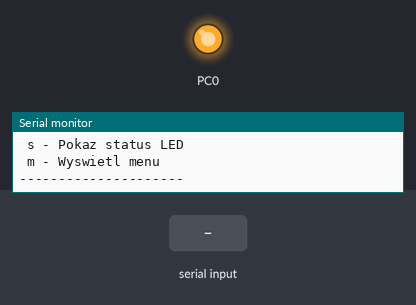
The program below on a simulated ATmega32, built with avr-gcc and emulated at 8 MHz. Shown: output pins drawn as LEDs (lit = HIGH), the last lines printed to the serial monitor. The test bench sets the inputs (shaded band).

Above: at 1.2 s.
1.3 s: "1" received over Serial
At 1.8 s:
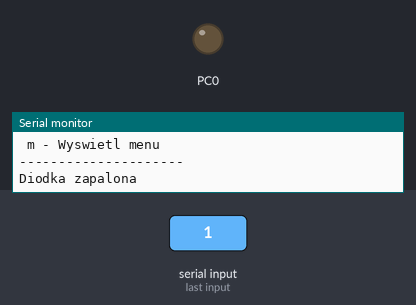
2.8 s: "0" received over Serial
At 4.1 s:
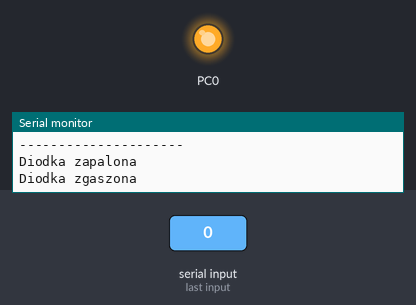
Timing chart, 0 to 5.8 s (numbered marks = the images above; inputs shaded):
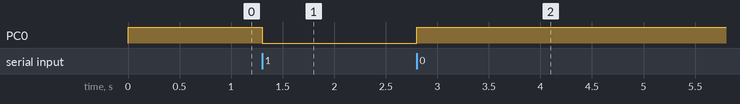

The program:

main.c
```c
/*
 * main.c
 *
 *  Created on: 28 sie 2026
 *      Author: cichy
 */
//Przyklad
#ifndef F_CPU
#define F_CPU 8000000UL
#endif

#include <avr/io.h>
#include <util/delay.h>
#include <string.h>

#define BAUDRATE 9600
#define MYUBRR ((F_CPU / (16UL * BAUDRATE)) - 1)

//void uart_init(unsigned int ubrr) {
//    UBRRH = (unsigned char)(ubrr >> 8);
//    UBRRL = (unsigned char)ubrr;
//
//    UCSRB = (1 << RXEN) | (1 << TXEN);
//    UCSRC = (1 << URSEL) | (1 << UCSZ1) | (1 << UCSZ0);
//}
//
//void uart_putc(char data) {
//    while (!(UCSRA & (1 << UDRE)));
//    UDR = data;
//}
//
//void uart_puts(const char *s) {
//    while (*s) {
//        uart_putc(*s++);
//    }
//}
//
//char uart_getc(void) {
//    while (!(UCSRA & (1 << RXC)));
//    return UDR;
//}
//
//int main(void) {
//    uart_init(MYUBRR);
//
//    _delay_ms(100);
//
//    uart_puts("\r\n-------------------------\r\n");
//    uart_puts("   ATmega32 @ 8MHz OK!   \r\n");
//    uart_puts("   Baudrate: 9600        \r\n");
//    uart_puts("-------------------------\r\n");
//    uart_puts("Wpisz cos z klawiatury: ");
//
//    while (1) {
//        // Odbierz znak i natychmiast go wyślij (Echo)
//        char received = uart_getc();
//        uart_putc(received);
//    }
//}


//Zadanie 1 Odpalanie diody z poziomu klawiatury
//void uart_init(unsigned int ubrr){
//	UBRRH = (unsigned char)(ubrr >> 8);
//	UBRRL = (unsigned char)ubrr;
//
//	UCSRB |= (1 << TXEN);
//	UCSRB |= (1 << RXEN);
//
//	UCSRC = (1 << URSEL) | (1 << UCSZ1) | (1 << UCSZ0);
//
//
//}
//
//void uart_putc(unsigned char data){
//	while(!(UCSRA & (1 << UDRE))){
//
//	}
//	UDR = data;
//}
//
//void uart_puts(const char *s){
//	while(*s){
//		uart_putc(*s++);
//
//	}
//
//}
//
//char uart_getc(void) {
//    while (!(UCSRA & (1 << RXC)));
//    return UDR;
//}
//
//int main(void){
//	uart_init(MYUBRR);
//
//	uart_puts("\r\n-------------------------\r\n");
//	uart_puts("   ATmega32 @ 8MHz OK!   \r\n");
//	uart_puts("   Baudrate: 9600        \r\n");
//	uart_puts("-------------------------\r\n");
//	uart_puts("Wpisz cos z klawiatury: ");
//
//	DDRC |= (1 << PC0);
//
//
//
//
//	while(1){
//		int received = 0;
//		received = uart_getc();
//
//		if(received == '1'){
//			PORTC &= ~(1 << PC0);
//			uart_puts("\r\nZapalono diode\r\n");
//		}
//		else if(received == '0'){
//			PORTC |= (1 << PC0);
//			uart_puts("\r\nZgaszono diode\r\n");
//		}
//		else{
//			uart_puts("\r\nZly format danych\r\n");
//		}
//
//
//
//	}
//}
//Zadanie 2 Komendy tekstowe

//void uart_init(unsigned int ubrr){
//	UBRRH = (unsigned char)(ubrr >> 8);
//	UBRRL = (unsigned char)ubrr;
//
//	UCSRB |= (1 << TXEN);
//	UCSRB |= (1 << RXEN);
//
//	UCSRC = (1 << URSEL) | (1 << UCSZ1) | (1 << UCSZ0);
//
//
//}
//
//void uart_putc(unsigned char data){
//	while(!(UCSRA & (1 << UDRE))){
//
//	}
//	UDR = data;
//}
//
//void uart_puts(const char *s){
//	while(*s){
//		uart_putc(*s++);
//
//	}
//
//}
//
//char uart_getc(void) {
//    while (!(UCSRA & (1 << RXC)));
//    return UDR;
//}
//
//void uart_gets(char *buffer , uint8_t max_len){
//	uint8_t i = 0;
//	char komenda;
//
//	while(1){
//		komenda = uart_getc();
//
//		if(komenda == '\r' || komenda == '\n'){
//			buffer[i] = '\0';
//			break;
//		}
//		if (i < max_len-1){
//			buffer[i] = komenda;
//			i++;
//			uart_putc(komenda);
//		}
//	}
//}
//
//
//int main(void){
//	uart_init(MYUBRR);
//
//	uart_puts("\r\n-------------------------\r\n");
//	uart_puts("   ATmega32 @ 8MHz OK!   \r\n");
//	uart_puts("   Baudrate: 9600        \r\n");
//	uart_puts("-------------------------\r\n");
//	uart_puts("Wpisz cos z klawiatury: ");
//
//	DDRC |= (1 << PC0);
//
//
//	char komenda[16];
//
//	while(1){
//		uart_gets(komenda, sizeof(komenda));
//
//
//		        if (strcmp(komenda, "ON") == 0) {
//		            PORTC &= ~(1 << PC0);
//		            uart_puts("\r\nDioda wlaczona!\r\n");
//		        }
//		        else if (strcmp(komenda, "OFF") == 0) {
//		            PORTC |= (1 << PC0);
//		            uart_puts("\r\nDioda wylaczona\r\n");
//		        }
//		        else {
//		            uart_puts("\r\n Nieznana komenda\r\n");
//		        }
//	}
//}

void uart_init(unsigned int ubrr){
	UBRRH = (unsigned char)(ubrr >> 8);
	UBRRL = (unsigned char)ubrr;

	UCSRB |= (1 << TXEN);
	UCSRB |= (1 << RXEN);

	UCSRC = (1 << URSEL) | (1 << UCSZ1) | (1 << UCSZ0);


}

void uart_putc(unsigned char data){
	while(!(UCSRA & (1 << UDRE))){

	}
	UDR = data;
}

void uart_puts(const char *s){
	while(*s){
		uart_putc(*s++);

	}

}

char uart_getc(void) {
    while (!(UCSRA & (1 << RXC)));
    return UDR;
}

void print_menu(void) {
    uart_puts("\r\n--- MENU ATmega32 ---\r\n");
    uart_puts(" 1 - Zapal LED\r\n");
    uart_puts(" 0 - Zgas LED\r\n");
    uart_puts(" s - Pokaz status LED\r\n");
    uart_puts(" m - Wyswietl menu\r\n");
    uart_puts("---------------------\r\n");
}

int main(void){
	DDRC |= (1 << PC0);
	PORTC |= (1 << PC0);

	uart_init(MYUBRR);
	_delay_ms(100);

	print_menu();

	while(1){
		char c = uart_getc();

		        switch (c) {
		            case '1':
		                PORTC &= ~(1 << PC0);
		                uart_puts("\r\nDiodka zapalona\r\n");
		                break;

		            case '0':
		                PORTC |= (1 << PC0);
		                uart_puts("\r\nDiodka zgaszona\r\n");
		                break;

		            case 's':
		            case 'S':
		                if(!(PINC & (1<<PC0))){
		                	uart_puts("\r\nStatus diodki: Zapalona\r\n");
		                }
		                else{
		                	uart_puts("\r\nStatus diodki: Zgaszona\r\n");
		                }

		                break;

		            case 'm':
		            case 'M':
		                print_menu();
		                break;

		            default:
		                uart_puts("\r\nNieznana opcja! Wpisz 'm' aby zobaczyc menu.\r\n");
		                break;

		        }
	}
}
```

Measured:
- after the input at 1.3 s, PC0: HIGH → LOW at once
- after the input at 2.8 s, PC0: LOW → HIGH at once
